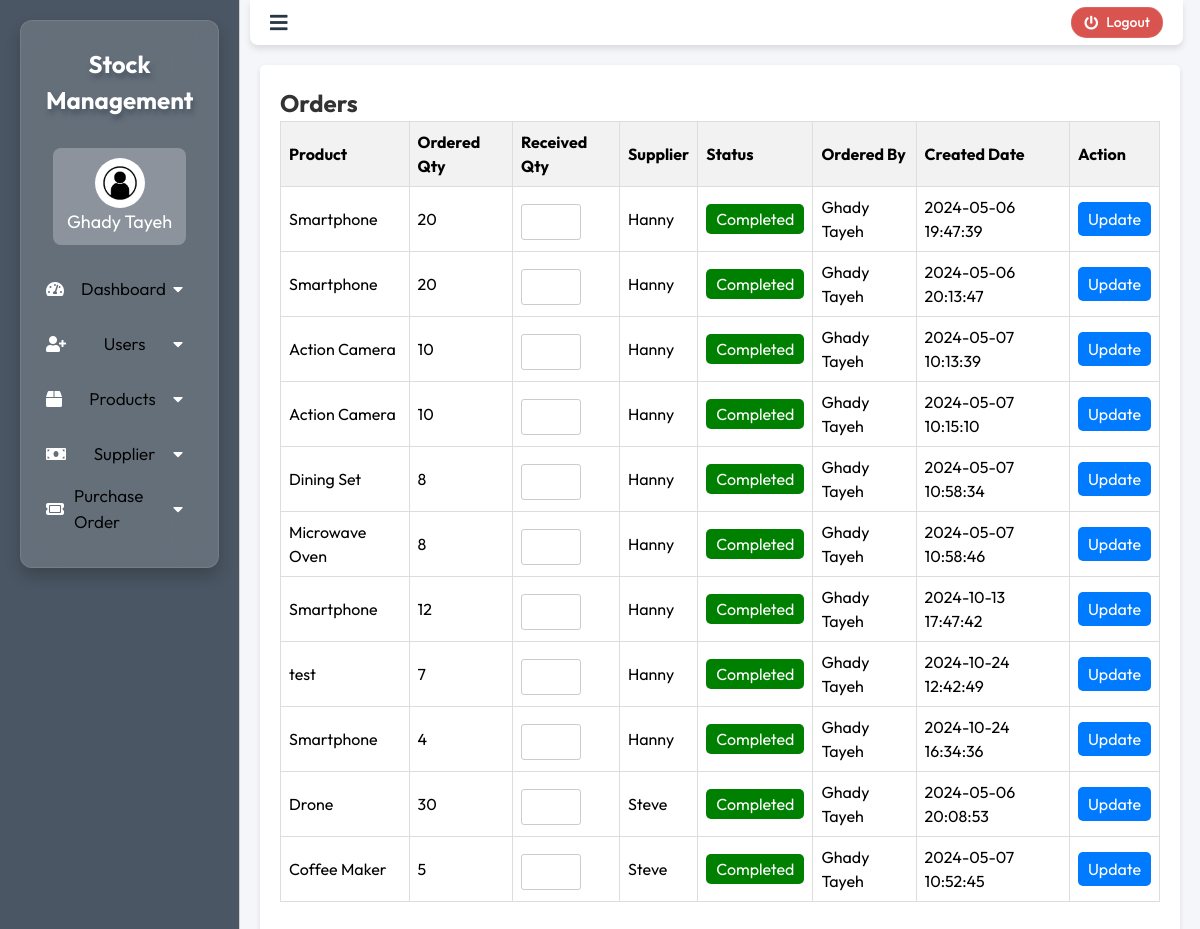
Screenshot of /order.php (signed in) with the database file from the repository.
### tables this page shows
CREATE TABLE `users` (
  `id` int(11) NOT NULL,
  `first_name` varchar(50) DEFAULT NULL,
  `last_name` varchar(50) DEFAULT NULL,
  `email` varchar(100) DEFAULT NULL,
  `password` varchar(255) DEFAULT NULL,
  `role` text DEFAULT 'user',
  `created_at` timestamp NOT NULL DEFAULT current_timestamp(),
  `updated_at` timestamp NOT NULL DEFAULT current_timestamp() ON UPDATE current_timestamp()
);

CREATE TABLE `orders` (
  `id` int(11) NOT NULL,
  `product_id` int(11) DEFAULT NULL,
  `qty_ordered` int(11) DEFAULT NULL,
  `qty_received` int(11) DEFAULT NULL,
  `supplier_id` int(11) DEFAULT NULL,
  `status` varchar(255) DEFAULT 'Pending',
  `ordered_by` int(11) DEFAULT NULL,
  `created_at` timestamp NOT NULL DEFAULT current_timestamp()
);

CREATE TABLE `products` (
  `id` int(11) NOT NULL,
  `name` varchar(100) DEFAULT NULL,
  `price` decimal(10,2) DEFAULT NULL,
  `description` text DEFAULT NULL,
  `quantity` int(11) DEFAULT NULL,
  `category` varchar(100) DEFAULT NULL
);

CREATE TABLE `suppliers` (
  `id` int(11) NOT NULL,
  `supplier_name` varchar(100) DEFAULT NULL,
  `supplier_location` varchar(255) DEFAULT NULL,
  `contact_details` varchar(100) DEFAULT NULL,
  `created_by` int(11) DEFAULT NULL,
  `created_at` timestamp NOT NULL DEFAULT current_timestamp()
);

### order.php (the view, shortened to what this page needs)
<?php
include('database/connection.php');
$stmt = $conn->query("SELECT o.id, p.id AS product_id, p.name AS product_name, o.qty_ordered, o.qty_received, s.supplier_name, o.status, CONCAT(u.first_name, ' ', u.last_name) AS ordered_by, o.created_at FROM orders o
INNER JOIN products p ON o.product_id = p.id
INNER JOIN suppliers s ON o.supplier_id = s.id
INNER JOIN users u ON o.ordered_by = u.id");
$orders = $stmt->fetchAll(PDO::FETCH_ASSOC);
?>
<!DOCTYPE html>
<html>
<head>
    <link rel="stylesheet" type="text/css" href="css/order.css">
</head>
<body>
    <div id="dashboardMainContainer">
        <?php include('partials/app-sidebar.php') ?>
        <div class="dashboard_content_container" id="dashboard_content_container">
            <?php include('partials/app-topnav.php') ?>
            <div class="dashboard_content">
                <div class="dashboard_content_main">
                    <h2>Orders</h2>
                    <table>
                        <thead>
                            <tr>
                                <th>Product</th>
                                <th>Ordered Qty</th>
                                <th>Received Qty</th>
                                <th>Supplier</th>
                                <th>Status</th>
                                <th>Ordered By</th>
                                <th>Created Date</th>
                                <th>Action</th>
                            </tr>
                        </thead>
                        <tbody>
                            <?php foreach ($orders as $order): ?>
                            <tr>
                                <td><?php echo $order['product_name']; ?></td>
                                <td><?php echo $order['qty_ordered']; ?></td>
                                <td>
                                    <input type="number" name="qty_received_<?php echo $order['id']; ?>" value="<?php echo $order['qty_received']; ?>">
                                </td>
                                <td><?php echo $order['supplier_name']; ?></td>
                                <td id="status_<?php echo $order['id']; ?>">
                                    <?php if ($order['status'] == 'Pending'): ?>
                                    <span class="status-pending"><?php echo $order['status']; ?></span>
                                    <?php elseif ($order['status'] == 'Completed'): ?>
                                    <span class="status-completed"><?php echo $order['status']; ?></span>
                                    <?php endif; ?>
                                </td>
                                <td><?php echo $order['ordered_by']; ?></td>
                                <td><?php echo $order['created_at']; ?></td>
                                <td>
                                    <button class="update-btn" data-order-id="<?php echo $order['id']; ?>" data-product-id="<?php echo $order['product_id']; ?>">Update</button>
                                </td>
                            </tr>
                            <?php endforeach; ?>
                        </tbody>
                    </table>
                </div>
            </div>
        </div>
    </div>
</body>
</html>

### partials/app-sidebar.php (shortened to what this page needs)
<?php
$host = 'localhost';
$dbname = 'inventory';
$username = 'root';
$password = '';
try {
    $pdo = new PDO("mysql:host=$host;dbname=$dbname", $username, $password);
    $pdo->setAttribute(PDO::ATTR_ERRMODE, PDO::ERRMODE_EXCEPTION);
} catch (PDOException $e) {
    die("Connection failed: " . $e->getMessage());
}
$currentUser = $_SESSION['user'];
$query = "SELECT id, first_name, last_name, email,created_at,updated_at FROM users";
$stmt = $pdo->prepare($query);
$stmt->execute();
$users = $stmt->fetchAll(PDO::FETCH_ASSOC);
?>
<!DOCTYPE html>
<html lang="en">
<head>
    <link rel="stylesheet" href="https://cdnjs.cloudflare.com/ajax/libs/font-awesome/5.15.4/css/all.min.css">
</head>
<body>
<div class="dashboard_sidebar" id="dashboard_sidebar" style="background-color:#4a5663;border-right:1px solid #D1D1D1">
    <div class="glass-effect">
        <h3 class="dashboard_logo" id="dashboard_logo" style="text-shadow: 2px 5px 5px #4a5663;">Stock Management</h3>
        <div class="dashboard_sidebar_user" onclick="showUserList();">
            <img src="images/user/profile.jpg" alt="" id="userImage">
            <span id="userName"><?= $currentUser['first_name'] . ' ' . $currentUser['last_name'] ?></span>
        </div>
        <div class="dashboard_sidebar_menus">
            <ul class="dashboard_menu_lists">
                <li>
                    <div class="submenu-toggle">
                        <i class="fas fa-tachometer-alt"></i>
                        <span class="menuText">Dashboard</span>
                        <i class="fas fa-caret-down"></i>
                    </div>
                </li>
                <?php if ($currentUser['role'] === 'admin'): ?>
                <li>
                    <div class="submenu-toggle">
                        <i class="fas fa-user-plus"></i>
                        <span class="menuText">Users</span>
                        <i class="fas fa-caret-down"></i>
                    </div>
                </li>
                <?php endif; ?>
                <li>
                    <div class="submenu-toggle">
                        <i class="fas fa-box"></i>
                        <span class="menuText">Products</span>
                        <i class="fas fa-caret-down"></i>
                    </div>
                </li>
                <li>
                    <div class="submenu-toggle">
                        <i class="fas fa-money-bill"></i>
                        <span class="menuText">Supplier</span>
                        <i class="fas fa-caret-down"></i>
                    </div>
                </li>
                <li>
                    <div class="submenu-toggle">
                        <i class="fas fa-ticket"></i>
                        <span class="menuText">Purchase Order</span>
                        <i class="fas fa-caret-down"></i>
                    </div>
                </li>
            </ul>
        </div>
    </div>
</div>
</body>
</html>

### partials/app-topnav.php (shortened to what this page needs)
<!DOCTYPE html>
<html lang="en">
<head>
    <link rel="stylesheet" href="https://cdnjs.cloudflare.com/ajax/libs/font-awesome/5.15.4/css/all.min.css">
</head>
<body>
<div class="dashboard_topNav" id="topNav" >
    <a href="#" id="toggleBtn" title="Toggle Sidebar"><i class="fa fa-bars"></i></a>
    <a href="database/logout.php" id="logoutBtn" title="Log Out">
        <i class="fa fa-power-off"></i> Logout
    </a>
</div>
</body>
</html>

### css/order.css (style rules this page uses)
*,*::before,*::after { box-sizing:border-box }
body,h1,h2,h3,h4,p,figure,blockquote,dl,dd { margin:0 }
body { min-height:100vh;text-rendering:optimizeSpeed;line-height:1.5 }
a:not([class]) { text-decoration-skip-ink:auto }
img,picture { max-width:100%;display:block }
input,button,textarea,select { font:inherit }
.dashboard_logo { font-size: 24px; margin-bottom: 20px; text-align: center; font-weight: bold; padding: 10px; }
.dashboard_menu_lists li { padding: 10px; }
* { font-family: Arial; }
#dashboardMainContainer { display: flex; flex-direction: row; }
div.dashboard_sidebar { width: 20%; background: #323232; height: 100vh; }
div.dashboard_content_container { width: 80%; background: #f4f6f9; height: 100vh; overflow: hidden; }
.dashboard_content { flex-grow: 1; padding: 20px; overflow-y: auto; }
div.dashboard_topNav { background: #fff; padding: 20px; }
div.dashboard_topNav a { color: #848383; font-size: 20px; text-decoration: none; }
a#logoutBtn { float: right; }
.dashboard_content_container { display: flex; flex-direction: column; height: 100vh; }
.dashboard_content { flex-grow: 1; overflow-y: auto; padding: 20px; }
.dashboard_content_main { background-color: #fff; padding: 20px; border-radius: 8px; box-shadow: 0 0 10px rgba(0, 0, 0, 0.1); }
h2 { color: #333; }
button { padding: 10px 20px; background-color: #007bff; color: #fff; border: none; border-radius: 5px; cursor: pointer; }
input[type="text"], input[type="number"], select, textarea { width: 100%; padding: 10px; border-radius: 5px; border: 1px solid #ccc; margin-top: 5px; }
.dashboard_content_main { background-color: #fff; padding: 20px; border-radius: 5px; box-shadow: 0 2px 5px rgba(0, 0, 0, 0.1); }
h2 { margin-top: 0; font-size: 24px; }
table { width: 100%; border-collapse: collapse; margin-bottom: 20px; }
th, td { border: 1px solid #ddd; padding: 8px; text-align: left; }
th { background-color: #f2f2f2; }
input[type="number"] { width: 60px; padding: 5px; border-radius: 3px; border: 1px solid #ccc; box-sizing: border-box; }
* { font-family: 'Outfit', sans-serif }

### order.php (style rules this page uses)
.status-completed { background-color: green; color: white; padding: 5px 10px; border-radius: 5px; }
.update-btn { background-color: #007bff; color: white; border: none; padding: 5px 10px; border-radius: 5px; cursor: pointer; }

### partials/app-sidebar.php (style rules this page uses)
.dashboard_sidebar { background-color: blue; color: #fff; padding: 20px; width: 250px; overflow: scroll; }
.dashboard_logo { font-size: 24px; margin-bottom: 20px; text-align: center; }
.dashboard_sidebar_user { margin-bottom: 20px; display: flex; align-items: center; padding: 10px; background-color: rgba(255, 255, 255, 0.25); width: 80%; margin: auto; border-radius: 8px; flex-direction: column; }
.dashboard_sidebar_user img { width: 50px; height: 50px; border-radius: 50%; }
.dashboard_sidebar_user span { font-size: 18px; }
.dashboard_menu_lists { list-style: none; padding: 0; }
.menuText { margin-left: 20px; color:black; font-size: 17px; margin-left: 0; font-weight: 350; }
.submenu-toggle { display: flex; align-items: center; justify-content: space-between; cursor: pointer; height: 35px; }
.submenu-toggle i { margin-right: 10px; }
.dashboard_sidebar_user #userName { display: block; font-weight: 400; }
.glass-effect { position: relative; background-color: rgba(255, 255, 255, 0.15); border-radius: 12px; padding: 15px; backdrop-filter: blur(20px); box-shadow: 0 8px 15px rgba(0, 0, 0, 0.2); border: 1px solid rgba(255, 255, 255, 0.1); color: #fff; transition: all 0.3s ease-in-out; }

### partials/app-topnav.php (style rules this page uses)
.dashboard_topNav { background-color: #f5f5f5; color: #fff; height: 45px; padding: 0 20px; margin-left: 10px; margin-right: 17px; display: flex; justify-content: space-between; align-items: center; border-top-left-radius: 0; border-top-right-radius: 0; border-bottom-left-radius: 8px; border-bottom-right-radius: 8px; box-shadow: 0 4px 6px rgba(0, 0, 0, 0.1); transition: background-color 0.3s ease, box-shadow 0.9s ease; }
#toggleBtn { color:#2A3644; font-size: 20px; cursor: pointer; transition: transform 0.3s ease, color 0.3s ease; }
#logoutBtn { display: flex; align-items: center; justify-content: center; color: #fff; font-size: 14px; font-weight: 500; text-decoration: none; padding: 4px 12px; border-radius: 15px; background-color: #d9534f; border: 1px solid rgba(255, 255, 255, 0.1); transition: transform 0.2s ease, box-shadow 0.3s ease, background-color 0.3s ease; }
#logoutBtn i { margin-right: 8px; }

### rows the page displays
users: first_name "Ghady", last_name "Tayeh"
orders: product.name "Smartphone", qty_ordered "20", supplier.supplier_name "Hanny", status "Completed", ordered_by "Ghady Tayeh", created_at "2024-05-06 19:47:39"
orders: product.name "Smartphone", qty_ordered "20", supplier.supplier_name "Hanny", status "Completed", ordered_by "Ghady Tayeh", created_at "2024-05-06 20:13:47"
orders: product.name "Action Camera", qty_ordered "10", supplier.supplier_name "Hanny", status "Completed", ordered_by "Ghady Tayeh", created_at "2024-05-07 10:13:39"
orders: product.name "Action Camera", qty_ordered "10", supplier.supplier_name "Hanny", status "Completed", ordered_by "Ghady Tayeh", created_at "2024-05-07 10:15:10"
orders: product.name "Dining Set", qty_ordered "8", supplier.supplier_name "Hanny", status "Completed", ordered_by "Ghady Tayeh", created_at "2024-05-07 10:58:34"
orders: product.name "Microwave Oven", qty_ordered "8", supplier.supplier_name "Hanny", status "Completed", ordered_by "Ghady Tayeh", created_at "2024-05-07 10:58:46"
orders: product.name "Smartphone", qty_ordered "12", supplier.supplier_name "Hanny", status "Completed", ordered_by "Ghady Tayeh", created_at "2024-10-13 17:47:42"
orders: product.name "test", qty_ordered "7", supplier.supplier_name "Hanny", status "Completed", ordered_by "Ghady Tayeh", created_at "2024-10-24 12:42:49"
orders: product.name "Smartphone", qty_ordered "4", supplier.supplier_name "Hanny", status "Completed", ordered_by "Ghady Tayeh", created_at "2024-10-24 16:34:36"
orders: product.name "Drone", qty_ordered "30", supplier.supplier_name "Steve", status "Completed", ordered_by "Ghady Tayeh", created_at "2024-05-06 20:08:53"
orders: product.name "Coffee Maker", qty_ordered "5", supplier.supplier_name "Steve", status "Completed", ordered_by "Ghady Tayeh", created_at "2024-05-07 10:52:45"
